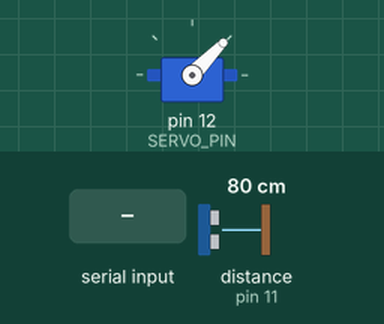
This sketch was run on a simulated Arduino Uno, built with avr-gcc and run on an emulated ATmega328P. Shown: servo. Wiring (inferred from the names in the program): ultrasonic range finder: trigger pin 10; echo pin 11. The inputs (shaded band) are chosen by the test bench; at power-on: distance to the obstacle (sensor on pin 11) 80 cm. The echo pulse lasts 58.3 µs per cm; what the sketch prints to the serial monitor is not drawn.

Above: at 1.4 s.
1.5 s: "SPD,,45\n" received over Serial
At 1.66 s:
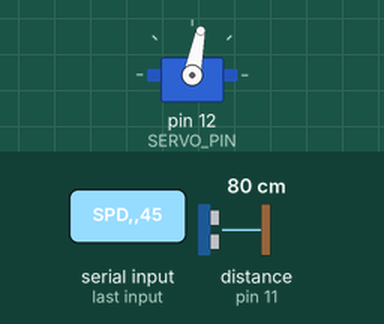
4.5 s: distance to the obstacle (sensor on pin 11) set to 2 cm
At 4.98 s:
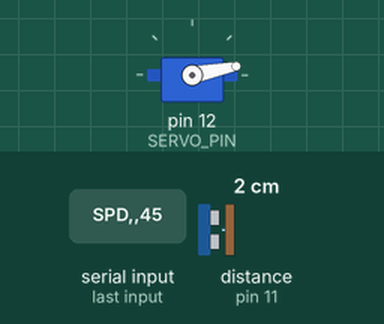
7.5 s: "90,45\n" received over Serial
At 7.98 s:
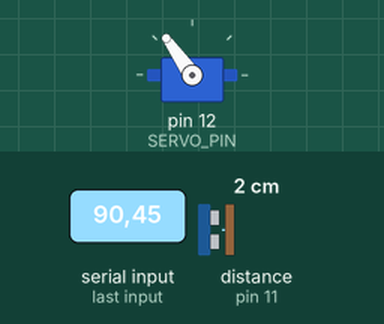
10.5 s: "0\n" received over Serial
13.5 s: distance to the obstacle (sensor on pin 11) set to 120 cm
Timing chart, 0 to 17.5 s (numbered marks = the images above; inputs shaded):
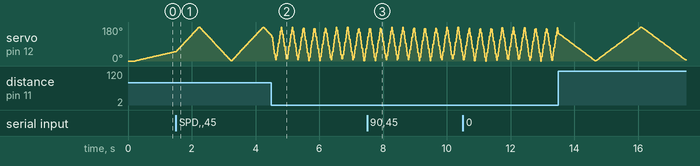

The sketch:

Arduino-sketch.ino
```cpp
/*
  Full Arduino sketch — Servo sweep + HC-SR04 + runtime speed control

  Wiring:
    HC-SR04:
      VCC -> 5V
      GND -> GND
      TRIG -> pin 10
      ECHO -> pin 11
    SG90 servo:
      Signal (orange) -> pin 12
      VCC (red) -> 5V  (or external 5V)
      GND (brown) -> GND  (common ground with Arduino)

  Serial protocol:
    - Output: "angle,distance\n"  (distance in cm; -1 if no echo)
    - Input:  "SPD,<ms>\n"         (set per-angle step delay to <ms> milliseconds)
    - Response: "SPD_ACK,<ms>\n"  (acknowledgement after processing SPD)
*/

#include <Servo.h>

const int TRIG_PIN = 10;
const int ECHO_PIN = 11;
const int SERVO_PIN = 12;

Servo sweepSer;

// Sweep params (can be tuned)
const int ANGLE_MIN = 0;
const int ANGLE_MAX = 180;
const int ANGLE_STEP = 1;               // degrees per measurement
volatile unsigned long STEP_DELAY_MS = 20UL; // ms to wait after moving servo (modifiable via SPD command)

// HC-SR04 timing
const unsigned long PULSE_TIMEOUT_US = 30000UL; // 30 ms timeout (~5 m ceiling)

// Simple serial command buffer
String cmdBuf = "";
const unsigned int CMD_BUF_MAX = 128;

void setup() {
  Serial.begin(115200);
  pinMode(TRIG_PIN, OUTPUT);
  pinMode(ECHO_PIN, INPUT);
  digitalWrite(TRIG_PIN, LOW);

  sweepSer.attach(SERVO_PIN);
  sweepSer.write(ANGLE_MIN);
  delay(200);

  Serial.println("ARDUINO_SWEEPER_READY");
}

void loop() {
  // 1) handle incoming serial bytes (non-blocking)
  handleSerialCommands();

  // 2) sweep up
  for (int a = ANGLE_MIN; a <= ANGLE_MAX; a += ANGLE_STEP) {
    doMeasurementAtAngle(a);
    // also check serial while waiting for the servo delay
    checkSerialWhileWaiting(STEP_DELAY_MS);
  }
  // 3) sweep down
  for (int a = ANGLE_MAX; a >= ANGLE_MIN; a -= ANGLE_STEP) {
    doMeasurementAtAngle(a);
    checkSerialWhileWaiting(STEP_DELAY_MS);
  }
}

// Move servo, wait small delay for settling, read ultrasonic and print
void doMeasurementAtAngle(int angle) {
  sweepSer.write(angle);
  // small settle delay handled in caller using checkSerialWhileWaiting to remain responsive
  float dist = readUltrasonicCM();
  if (dist < 0.0) {
    Serial.print(angle);
    Serial.print(',');
    Serial.println(-1);
  } else {
    Serial.print(angle);
    Serial.print(',');
    Serial.println((int)round(dist));
  }
}

// read ultrasonic sensor; returns distance in cm or -1 if timeout/no echo
float readUltrasonicCM() {
  // trigger a 10 microsecond pulse
  digitalWrite(TRIG_PIN, LOW);
  delayMicroseconds(2);
  digitalWrite(TRIG_PIN, HIGH);
  delayMicroseconds(10);
  digitalWrite(TRIG_PIN, LOW);

  unsigned long duration = pulseIn(ECHO_PIN, HIGH, PULSE_TIMEOUT_US);
  if (duration == 0UL) {
    return -1.0;
  }
  float distanceCm = (float)duration / 58.0; // approximate conversion
  return distanceCm;
}

// Non-blocking serial handling: accumulate bytes until newline, then process
void handleSerialCommands() {
  while (Serial.available() > 0) {
    char c = (char)Serial.read();
    // ignore carriage returns, treat newline as end-of-command
    if (c == '\r') continue;
    if (c == '\n') {
      if (cmdBuf.length() > 0) {
        processCommand(cmdBuf);
        cmdBuf = "";
      }
    } else {
      // protect from buffer overflow
      if (cmdBuf.length() < CMD_BUF_MAX) cmdBuf += c;
      else cmdBuf = ""; // drop if too long (safety)
    }
  }
}

// While waiting ms milliseconds, poll serial and process small chunks so we stay responsive.
// This replaces a single blocking delay(STEP_DELAY_MS).
void checkSerialWhileWaiting(unsigned long ms) {
  unsigned long start = millis();
  while (millis() - start < ms) {
    handleSerialCommands();
    // a tiny yield so we don't starve CPU (and let background tasks run)
    delay(1);
  }
}

// Process a single command line (without trailing newline)
void processCommand(const String &cmdLine) {
  String s = cmdLine;
  s.trim();
  if (s.length() == 0) return;

  // Simple command: SPD,<ms>
  if (s.startsWith("SPD,")) {
    String val = s.substring(4);
    val.trim();
    int ms = val.toInt();
    if (ms < 0) ms = 0;
    if (ms > 1000) ms = 1000; // clamp
    STEP_DELAY_MS = (unsigned long)ms;
    // send ack
    Serial.print("SPD_ACK,");
    Serial.println(ms);
    return;
  }

  // you may add more commands here later
  // fallback: echo unknown command for debugging
  Serial.print("UNK_CMD,");
  Serial.println(s);
}
```
